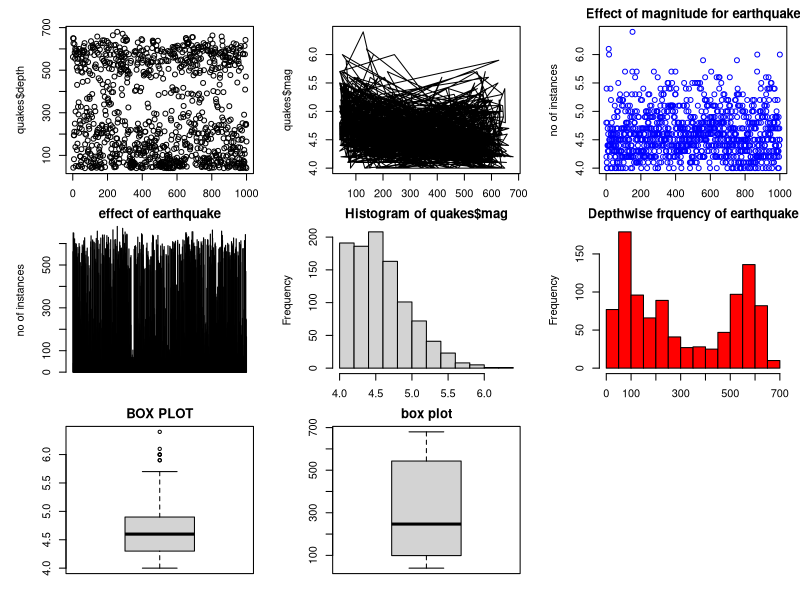

The R script that drew this image:
e_quakes<- datasets:: quakes


## generate summary statistics for a column

summary(quakes)

## visualization techniques

par(mfrow=c(3,3),mar=c(2,5,2,1),las=0,bty="o")
plot(quakes$depth)
plot(quakes$depth,quakes$mag,type="l")
plot(quakes$mag,xlab="Magnitude of earthquake",ylab="no of instances",
     main= "Effect of magnitude for earthquake",col="blue")
barplot(quakes$depth,xlab="depth", ylab="no of instances",
        main= "effect of earthquake", col="blue", horiz=F,axes=T)
hist(quakes$mag)
hist(quakes$depth,main="Depthwise frquency of earthquake",
     xlab="depth",col="red")
boxplot(quakes$mag,main="BOX PLOT")
boxplot.stats(quakes$mag)$out
boxplot(quakes$depth,main="box plot")
boxplot.stats(quakes$depth)$out
